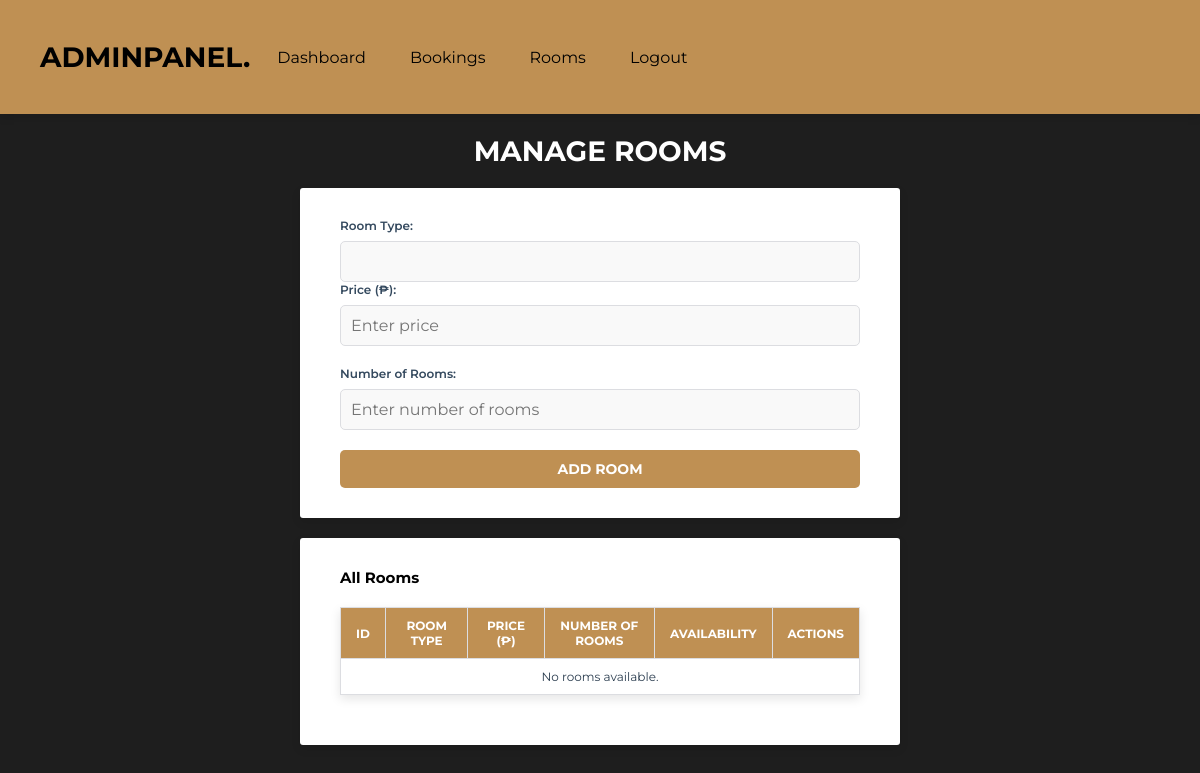
The page /add_room.php on the database as committed earlier.
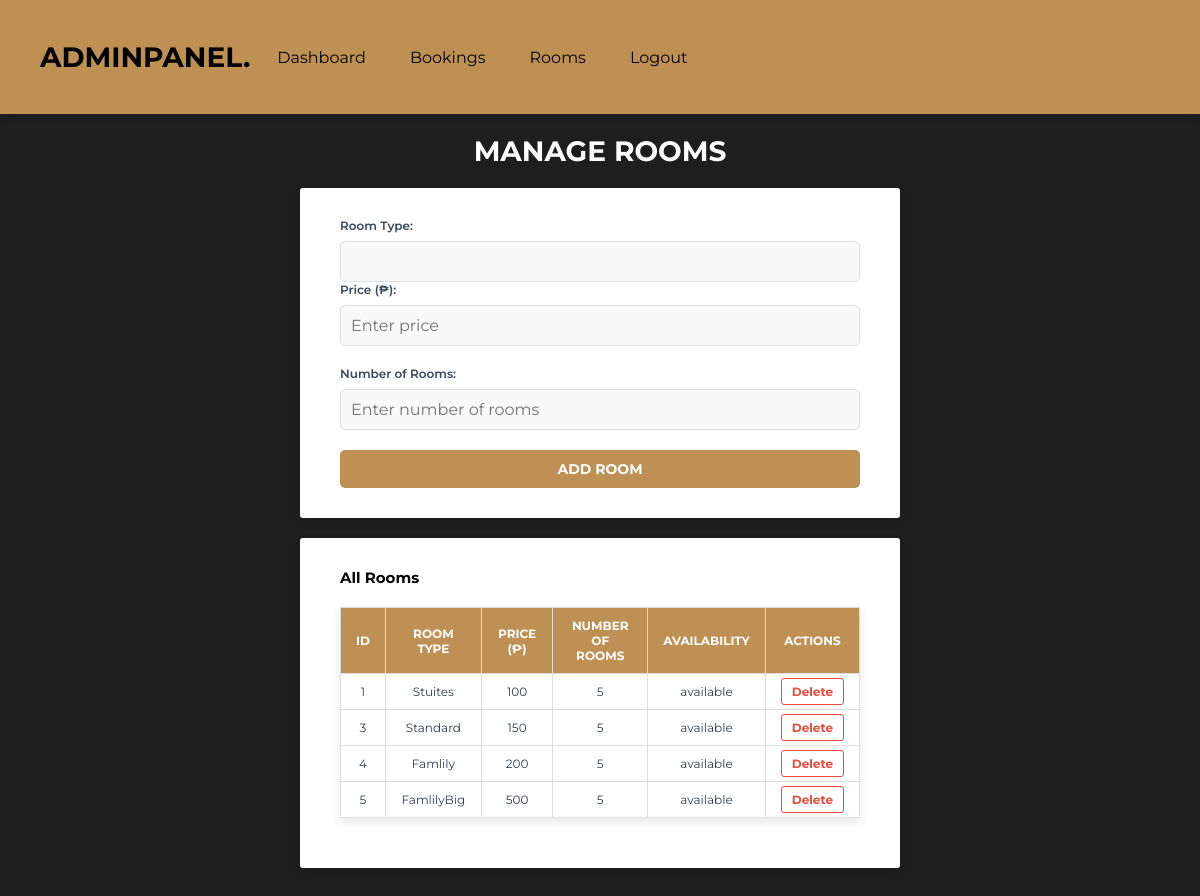
The same page on the database as committed later.
### tables this page shows
CREATE TABLE `rooms` (
  `id` int(11) NOT NULL,
  `room_type` varchar(11) NOT NULL,
  `price` int(11) NOT NULL,
  `availability_status` varchar(11) NOT NULL,
  `number_of_rooms` int(11) NOT NULL
);

### add_room.php (the view, shortened to what this page needs)
<?php
include 'components/connect.php';
$sql = "SELECT * FROM rooms";
$result = $conn->query($sql);
?>
<!DOCTYPE html>
<html lang="en">
<head>
   <link rel="stylesheet" href="https://cdnjs.cloudflare.com/ajax/libs/font-awesome/6.2.0/css/all.min.css">
   <link rel="stylesheet" href="css/admin_style.css">
</head>
<body>
<?php include 'admin_header.php'; ?>
<section class="grid1">
    <h1 class="heading1">Manage Rooms</h1>
    <div class="box-container1">
        <form method="post" action="add_room.php">
            <div class="form-group">
                <label for="room_type">Room Type:</label>
                <input type="text" id="room_type" name="room_type" class="input-box1" required>
            </div>
            <div class="form-group1">
                <label for="price">Price (₱):</label>
                <input type="text" id="price" name="price" class="input-box1" min="0" step="50" placeholder="Enter price" required>
            </div>
            <div class="form-group1">
                <label for="number_of_rooms">Number of Rooms:</label>
                <input type="text" id="number_of_rooms" name="number_of_rooms" class="input-box1" min="1" max="50" step="1" placeholder="Enter number of rooms" required>
            </div>
            <button type="submit" class="btn1">Add Room</button>
        </form>
    </div>
    <div class="box-container1">
        <h2>All Rooms</h2>
        <table border="1" class="room-table">
            <thead>
                <tr>
                    <th>ID</th>
                    <th>Room Type</th>
                    <th>Price (₱)</th>
                    <th>Number of Rooms</th>
                    <th>Availability</th>
                    <th>Actions</th>
                </tr>
            </thead>
            <tbody>
                <?php
                if ($result->num_rows > 0) {
                    while ($row = $result->fetch_assoc()) {
                        echo "<tr>
                                <td>{$row['id']}</td>
                                <td>{$row['room_type']}</td>
                                <td>{$row['price']}</td>
                                <td>{$row['number_of_rooms']}</td>
                                <td>{$row['availability_status']}</td>
                                <td>
                                    <a href='add_room.php?delete_id={$row['id']}' class='delete-btn'>Delete</a>
                                </td>
                              </tr>";
                    }
                } else {
                    echo "<tr><td colspan='6'>No rooms available.</td></tr>";
                }
                ?>
            </tbody>
        </table>
    </div>
</section>
</body>
</html>

### admin_header.php (shortened to what this page needs)
<header class="header">
   <section class="flex">
      <a href="dashboard.php" class="logo">AdminPanel.</a>
      <nav class="navbar">
         <a href="dashboard.php">Dashboard</a>
         <a href="admin_bookings.php">Bookings</a>
         <a href="add_room.php">Rooms</a>
         <a href="logout.php" onclick="return confirm('Logout from this website?');">Logout</a>
      </nav>
   </section>
</header>

### css/admin_style.css (style rules this page uses)
:root { --main-color:#bf9053; --sub-color:#000000; --white:#ffffff; --border:.1rem solid rgba(220, 198, 156, .3); --primary-color: #2C2C2C ; --secondary-color: #E8E8E8; --text-dark: #2d3436; --text-light: #636e72; --success-color: #2ecc71; --warning-color: #f1c40f; --danger-color: #e74c3c; }
* { font-family: 'Montserrat', sans-serif; margin: 0; padding: 0; box-sizing: border-box; outline: none; border: none; text-decoration: none; }
body { background-color: #1E1E1E; }
html { font-size: 62.5%; overflow-x: hidden; scroll-behavior: smooth; scroll-padding-top: 2rem; }
section { padding: 3rem 2rem; max-width: 1200px; margin: 0 auto; }
.header { padding: 10px 20px; background-color: var(--main-color); box-shadow: 0 4px 8px rgba(0, 0, 0, 0.1); position: sticky; top: 0; z-index: 1000; display: flex; justify-content: space-between; align-items: center; }
.header .flex { display: flex; align-items: center; gap: 1.5rem; max-width: 1200px; width: 100%; margin: 0 auto; }
.header .logo { font-size: 2.8rem; font-weight: 700; color: var(--sub-color); text-transform: uppercase; }
.header .navbar { display: flex; gap: 2rem; }
.header .navbar a { font-size: 1.6rem; color: var(--sub-color); text-decoration: none; padding: 0.7rem 1.2rem; border-radius: 0.3rem; transition: color 0.3s ease, background-color 0.3s ease; }
.grid1 { display: flex; flex-direction: column; align-items: center; padding: 2rem; max-width: 1200px; margin: 0 auto; }
.heading1 { font-size: 2.8rem; color: #ffffff; margin-bottom: 2rem; text-align: center; font-weight: bold; text-transform: uppercase; }
.box-container1 { background-color: #ffffff; padding: 3rem 4rem; border-radius: 0.3rem; box-shadow: 0 4px 10px rgba(0, 0, 0, 0.1); width: 100%; max-width: 600px; margin-bottom: 2rem; transition: transform 0.3s ease, box-shadow 0.3s ease; }
.form-group1 { margin-bottom: 2rem; }
label { display: block; font-size: 1.2rem; margin-bottom: 0.8rem; color: #34495e; font-weight: 600; }
.input-box1, .range-slider1 { width: 100%; padding: 1rem; font-size: 1.6rem; border: 1px solid #dcdde1; border-radius: 0.5rem; background-color: #f9f9f9; color: #2c3e50; transition: border-color 0.3s ease, background-color 0.3s ease; }
.btn1 { display: block; width: 100%; padding: 1rem; font-size: 1.4rem; color: #ffffff; background-color: #bf9053; border: none; border-radius: 0.5rem; text-transform: uppercase; font-weight: bold; cursor: pointer; transition: background-color 0.3s ease, box-shadow 0.3s ease; }
.room-table { width: 100%; border-collapse: collapse; margin: 2rem 0; font-size: 1.2rem; box-shadow: 0 4px 10px rgba(0, 0, 0, 0.1); }
.room-table th, .room-table td { padding: 1rem 1.5rem; text-align: center; border: 1px solid #dcdde1; }
.room-table th { background-color: #bf9053; color: #ffffff; font-weight: 700; text-transform: uppercase; }
.room-table td { background-color: #ffffff; color: #2c3e50; }
.room-table tr:nth-child(even) { background-color: #f9f9f9; }
.delete-btn { text-decoration: none; color: #e74c3c; font-weight: bold; padding: 0.5rem 1rem; border: 1px solid #e74c3c; border-radius: 0.3rem; transition: background-color 0.3s ease, color 0.3s ease; }

Rows that differ between the two databases and show on the page:
added rooms: id "1", room_type "Stuites", price "100", number_of_rooms "5", availability_status "available"
added rooms: id "3", room_type "Standard", price "150", number_of_rooms "5", availability_status "available"
added rooms: id "4", room_type "Famlily", price "200", number_of_rooms "5", availability_status "available"
added rooms: id "5", room_type "FamlilyBig", price "500", number_of_rooms "5", availability_status "available"
Other text that changed with them:
text no longer shown: "No rooms available."
